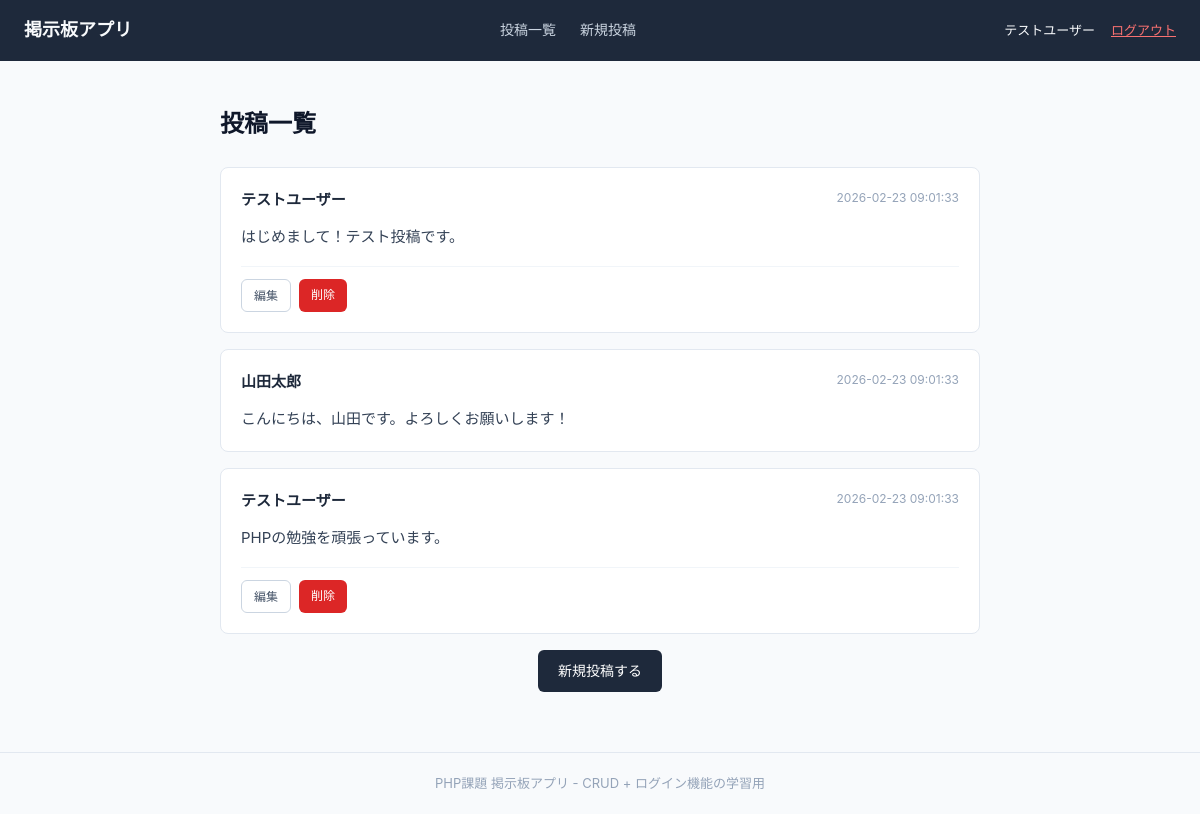
/index.php (signed in), run on the app's committed database.
### tables this page shows
CREATE TABLE IF NOT EXISTS posts (
    id         INT(12)  NOT NULL AUTO_INCREMENT,
    user_id    INT(12)  NOT NULL COMMENT '投稿者ID',
    content    TEXT     NOT NULL COMMENT '投稿内容',
    created_at DATETIME NOT NULL,
    PRIMARY KEY (id),
    KEY user_id (user_id)
);

CREATE TABLE IF NOT EXISTS users (
    id         INT(12)      NOT NULL AUTO_INCREMENT,
    name       VARCHAR(64)  NOT NULL COMMENT 'ユーザー名',
    email      VARCHAR(256) NOT NULL COMMENT 'メールアドレス',
    password   VARCHAR(255) NOT NULL COMMENT 'パスワード（ハッシュ）',
    created_at DATETIME     NOT NULL,
    PRIMARY KEY (id),
    UNIQUE KEY email (email)
);

### funcs.php (called while the page is built, shortened)
<?php
function h($str)
{
    return htmlspecialchars($str, ENT_QUOTES, 'UTF-8');
}

### index.php (the view, shortened to what this page needs)
<?php
include("funcs.php");
$pdo = db_conn();
$sql = "SELECT posts.*, users.name as user_name FROM posts JOIN users ON posts.user_id = users.id ORDER BY posts.created_at DESC";
$stmt = $pdo->prepare($sql);
$status = $stmt->execute();
$view = "";
if ($status == false) {
    sql_error($stmt);
} else {
    while ($row = $stmt->fetch(PDO::FETCH_ASSOC)) {
        $view .= '<div class="post-card">';
        $view .= '  <div class="post-header">';
        $view .= '    <span class="post-author">' . h($row["user_name"]) . '</span>';
        $view .= '    <span class="post-date">' . h($row["created_at"]) . '</span>';
        $view .= '  </div>';
        $view .= '  <div class="post-content">' . h($row["content"]) . '</div>';
        if ($_SESSION["user_id"]  == $row["user_id"]) {
            $view .= '  <div class="post-actions">';
            $view .= '    <a href="edit.php?id=' . h($row["id"]) . '" class="btn btn-secondary btn-sm">編集</a>';
            $view .= '    <a href="delete.php?id=' . h($row["id"]) . '" class="btn btn-danger btn-sm" onclick="return confirm(\'本当に削除しますか？\')">削除</a>';
            $view .= '  </div>';
        }
        $view .= '</div>';
    }
}
?>
<!DOCTYPE html>
<html lang="ja">
<head>
    <link rel="stylesheet" href="css/style.css">
</head>
<body>
    <nav class="navbar">
        <a class="navbar-brand" href="index.php">掲示板アプリ</a>
        <div class="navbar-links">
            <a href="index.php">投稿一覧</a>
            <a href="create.php">新規投稿</a>
        </div>
        <div class="navbar-user">
            <span class="navbar-user-info">
                <span class="navbar-user-name"><?= h($_SESSION["user_name"]) ?></span>
            </span>
            <a href="logout.php" class="logout-link">ログアウト</a>
        </div>
    </nav>
    <div class="container">
        <h1 class="page-title">投稿一覧</h1>
        <?php if ($view): ?>
            <?= $view ?>
        <?php endif; ?>
        <?php if ($view): ?>
            <div class="text-center mt-4">
                <a href="create.php" class="btn btn-primary">新規投稿する</a>
            </div>
        <?php endif; ?>
    </div>
    <footer class="footer">
        <p>PHP課題 掲示板アプリ - CRUD + ログイン機能の学習用</p>
    </footer>
</body>
</html>

### css/style.css (style rules this page uses)
* { margin: 0; padding: 0; box-sizing: border-box; }
body { font-family: -apple-system, BlinkMacSystemFont, "Segoe UI", Roboto, "Hiragino Sans", "Noto Sans JP", sans-serif; font-size: 16px; line-height: 1.6; color: #1e293b; background-color: #f8fafc; min-height: 100vh; }
.container { max-width: 800px; margin: 0 auto; padding: 20px; }
.navbar { background-color: #1e293b; padding: 16px 24px; margin-bottom: 24px; display: flex; justify-content: space-between; align-items: center; }
.navbar-brand { color: #f8fafc; text-decoration: none; font-size: 18px; font-weight: 600; }
.navbar-links { display: flex; gap: 24px; align-items: center; }
.navbar-links a { color: #cbd5e1; text-decoration: none; font-size: 14px; }
.navbar-user { display: flex; align-items: center; gap: 16px; }
.navbar-user-info { color: #94a3b8; font-size: 13px; }
.navbar-user-name { color: #f8fafc; font-weight: 500; }
.logout-link { color: #f87171 !important; font-size: 13px !important; }
.btn { display: inline-block; padding: 10px 20px; font-size: 14px; font-weight: 500; text-decoration: none; border: none; border-radius: 6px; cursor: pointer; transition: background-color 0.2s, transform 0.1s; }
.btn-primary { background-color: #1e293b; color: #ffffff; }
.btn-secondary { background-color: #ffffff; color: #475569; border: 1px solid #cbd5e1; }
.btn-danger { background-color: #dc2626; color: #ffffff; }
.btn-sm { padding: 6px 12px; font-size: 12px; }
.post-card { background-color: #ffffff; border: 1px solid #e2e8f0; border-radius: 8px; padding: 20px; margin-bottom: 16px; transition: box-shadow 0.2s; }
.post-header { display: flex; justify-content: space-between; align-items: flex-start; margin-bottom: 12px; }
.post-author { font-weight: 600; color: #1e293b; font-size: 15px; }
.post-date { font-size: 12px; color: #94a3b8; }
.post-content { color: #334155; font-size: 15px; line-height: 1.7; white-space: pre-wrap; word-wrap: break-word; }
.post-actions { display: flex; gap: 8px; margin-top: 16px; padding-top: 12px; border-top: 1px solid #f1f5f9; }
a { color: #475569; }
.page-title { font-size: 24px; font-weight: 700; color: #0f172a; margin-bottom: 24px; }
.footer { margin-top: 40px; padding: 20px; text-align: center; font-size: 13px; color: #94a3b8; border-top: 1px solid #e2e8f0; }
.text-center { text-align: center; }
.mt-4 { margin-top: 16px; }

### data on the page
posts: user.name "テストユーザー", created_at "2026-02-23 09:01:33", content "はじめまして！テスト投稿です。"
posts: user.name "山田太郎", created_at "2026-02-23 09:01:33", content "こんにちは、山田です。よろしくお願いします！"
posts: user.name "テストユーザー", created_at "2026-02-23 09:01:33", content "PHPの勉強を頑張っています。"

### other printed values
$_SESSION["user_name"] "テストユーザー"
